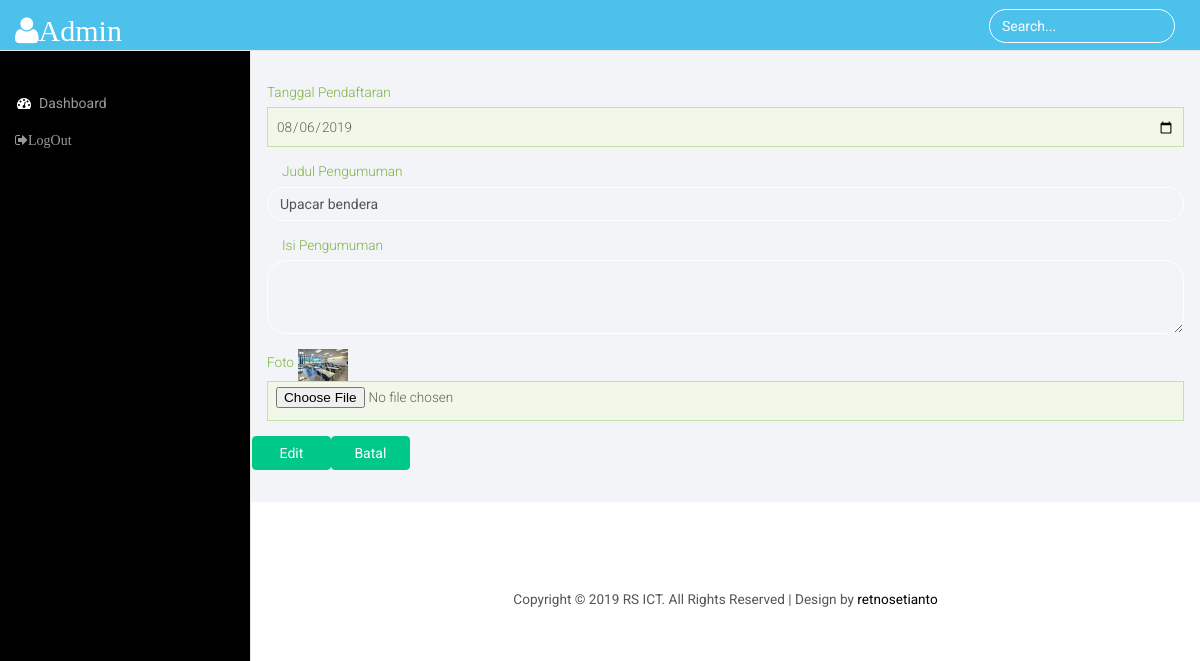
Screenshot of /admin/User/index.php?page=edit_pengumuman&id=5 with the database file from the repository.
### tables this page shows
CREATE TABLE `tbl_pengumuman` (
  `id_pengumuman` int(11) NOT NULL,
  `tgl_pengumuman` date NOT NULL,
  `judul_pengumuman` varchar(30) NOT NULL,
  `isi_pengumuman` text NOT NULL,
  `foto_pengumuman` text NOT NULL
);

### admin/User/edit_pengumuman.php (the view, shortened to what this page needs)
<?php
     include "koneksi.php";
     $id = $_GET['id'];
         $pilih = mysqli_query($koneksi,"select * from tbl_pengumuman where id_pengumuman='$id'");
         while($data = mysqli_fetch_array($pilih)){
 ?>
<div class="bs-example" data-example-id="form-validation-states">
    <form action="update_semua.php"  method="POST" enctype="multipart/form-data">
      <div class="form-group has-success">
        <label class="control-label" for="inputSuccess1">Tanggal Pendaftaran</label>
        <input type="date" name="tgl" class="form-control1" id="tgl" value="<?php echo $data['tgl_pengumuman']; ?>" id="inputSuccess1">
      </div>
      <div class="form-group has-success">
        <label for="inputEmail3" class="col-sm-2 control-label">Judul Pengumuman</label>
          <input type="text" class="form-control" id="judul" name="judul" value="<?= $data['judul_pengumuman']; ?>" placeholder="">
        </div>
      <div class="form-group has-success">
        <label for="inputEmail3" class="col-sm-2 control-label">Isi Pengumuman</label>
          <textarea class="form-control" rows="3" required="required"  name="isi" id="isi"  value="<?= $data['isi_pengumuman']; ?>"></textarea>
        </div>
      </div>
      <div class="form-group has-success">
        <label class="control-label" for="inputSuccess1">Foto</label>
        <img style="width:50px" src="images/<?php echo $data['foto_pengumuman'];?>">
        <input type="file" class="form-control1" id="foto" name="foto">
      </div>
      <div class="row">
			<div>
				<button name="ubahpengumuman" class="btn-primary btn col-sm-1">Edit </button>
				<a href="?page=data_pengumuman" class="btn-primary btn col-sm-1">Batal</a>
			</div>
		</div>
</div>
<?php } ?>

### admin/User/css/style.css (style rules this page uses)
html, body { font-family: 'Roboto', sans-serif; font-size: 100%; background:#000; overflow-x: hidden; }
body a { transition:0.5s all; -webkit-transition:0.5s all; -moz-transition:0.5s all; -o-transition:0.5s all; -ms-transition:0.5s all; }
.form-control { background: none !important; border: 1px solid #fff !important; border-radius: 20px !important; box-shadow: none !important; }
.form-control1, .form-control_2.input-sm { border: 1px solid #e0e0e0; padding: 5px 8px; color: #616161; background: #fff; box-shadow: none !important; width: 100%; font-size: 0.85em; font-weight: 300; height: 40px; border-radius: 0; -webkit-appearance: none; }
.btn-primary { background-color: rgb(0, 200, 135) !important; border-color: rgb(0, 200, 135) !important; color: #fff; }
.radio label, .checkbox label, label { font-size: 0.85em; font-weight:300; vertical-align: middle; }
.has-success .form-control1 { background-color: #f1f8e9; border-color: #c5e1a5 !important; }
.has-success .help-block, .has-success .control-label, .has-success .radio, .has-success .checkbox, .has-success .radio-inline, .has-success .checkbox-inline, .has-success.radio label, .has-success.checkbox label, .has-success.radio-inline label, .has-success.checkbox-inline label { color: #7cb342; }

### rows the page displays
tbl_pengumuman: tgl "08/06/2019", judul "Upacar bendera", foto_pengumuman (picture)
